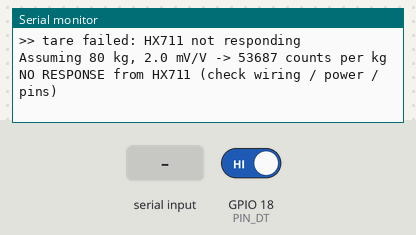
A sketch run on a simulated ESP32. Shown: the last lines printed to the serial monitor. Inputs (shaded band) come from the test bench; at power-on: GPIO 18 (PIN_DT) HIGH.

Above: at 6.7 s.
6.8 s: GPIO 18 (PIN_DT) driven LOW
At 7.8 s:
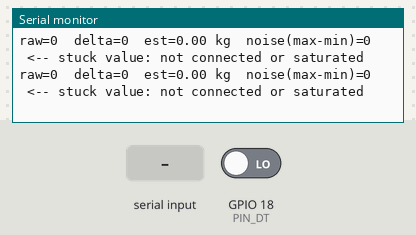
8.9 s: "t" received over Serial
10.4 s: GPIO 18 (PIN_DT) driven HIGH
At 11.2 s:
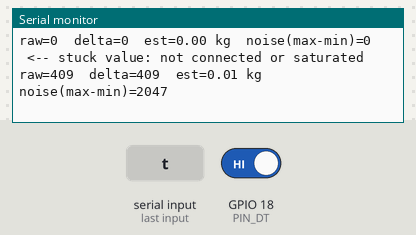

The sketch:

loadcell_quicktest.ino
```cpp
// Quick load cell sanity test: ESP32 DevKit V1 + HX711 (no library needed)
// Wiring (module side): DT -> GPIO18, SCK -> GPIO19, VCC -> 3V3, GND -> GND
// Serial Monitor: 115200 baud. Send 't' to re-zero (tare).

const int PIN_DT  = 18;
const int PIN_SCK = 19;

// Assumes CZL601 80 kg, 2.0 mV/V, gain 128, HX711 supply = excitation:
//   counts per kg = 0.002 * 2 * 128 * 2^23 / 80 = about 53687
// If your label says another capacity, change both numbers (this is only an estimate).
const float CAPACITY_KG     = 80.0;
const float SENSITIVITY_MVV = 2.0;
const float COUNTS_PER_KG   = (SENSITIVITY_MVV / 1000.0) * 2.0 * 128.0 * 8388608.0 / CAPACITY_KG;

const int32_t NOT_READY = INT32_MIN;
long tareValue = 0;

int32_t readHX711() {
  uint32_t t0 = millis();
  while (digitalRead(PIN_DT) == HIGH) {          // HX711 pulls DT LOW when a sample is ready
    if (millis() - t0 > 1000) return NOT_READY;  // no response within 1 s
  }
  int32_t v = 0;
  noInterrupts();
  for (int i = 0; i < 24; i++) {
    digitalWrite(PIN_SCK, HIGH);
    delayMicroseconds(1);
    v = (v << 1) | digitalRead(PIN_DT);
    digitalWrite(PIN_SCK, LOW);
    delayMicroseconds(1);
  }
  digitalWrite(PIN_SCK, HIGH);                   // 25th pulse = channel A, gain 128
  delayMicroseconds(1);
  digitalWrite(PIN_SCK, LOW);
  interrupts();
  if (v & 0x800000) v |= 0xFF000000;             // sign-extend 24 -> 32 bit
  return v;
}

// average of n samples, also reports min and max to show noise
bool readAvg(int n, long &avg, long &mn, long &mx) {
  long long sum = 0; mn = 0x7FFFFFFF; mx = -0x7FFFFFFF;
  for (int i = 0; i < n; i++) {
    int32_t v = readHX711();
    if (v == NOT_READY) return false;
    sum += v;
    if (v < mn) mn = v;
    if (v > mx) mx = v;
  }
  avg = (long)(sum / n);
  return true;
}

void tare() {
  long a, mn, mx;
  if (readAvg(10, a, mn, mx)) { tareValue = a; Serial.println(">> zeroed"); }
  else Serial.println(">> tare failed: HX711 not responding");
}

void setup() {
  Serial.begin(115200);
  pinMode(PIN_DT, INPUT);
  pinMode(PIN_SCK, OUTPUT);
  digitalWrite(PIN_SCK, LOW);
  delay(1500);
  Serial.println("\nLoad cell quick test. Do not touch the load cell for 3 seconds...");
  delay(3000);
  tare();
  Serial.printf("Assuming %.0f kg, %.1f mV/V -> %.0f counts per kg\n", CAPACITY_KG, SENSITIVITY_MVV, COUNTS_PER_KG);
}

void loop() {
  if (Serial.available() && Serial.read() == 't') tare();
  long a, mn, mx;
  if (!readAvg(5, a, mn, mx)) {
    Serial.println("NO RESPONSE from HX711 (check wiring / power / pins)");
    delay(500);
    return;
  }
  long delta = a - tareValue;
  Serial.printf("raw=%ld  delta=%ld  est=%.2f kg  noise(max-min)=%ld", a, delta, delta / COUNTS_PER_KG, mx - mn);
  if (a >= 8388600 || a <= -8388600 || a == 0) Serial.print("   <-- stuck value: not connected or saturated");
  Serial.println();
}
```

Measured:
- after the input at 6.8 s, the serial monitor: prints a new line after 0.21 s (image 1)
- after the input at 10.4 s, the serial monitor: prints a new line at once (image 2)
